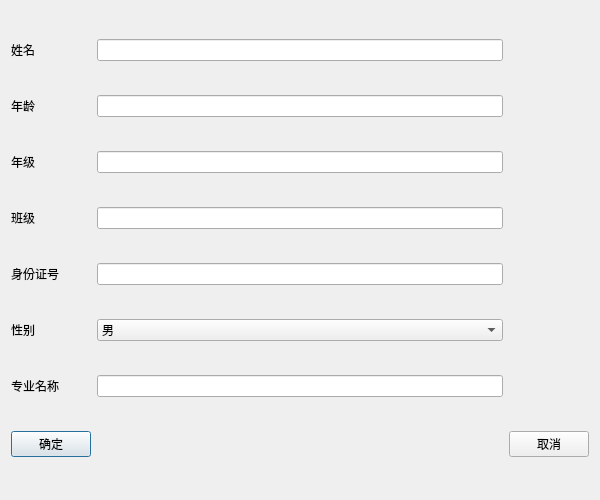
<?xml version="1.0" encoding="UTF-8"?>
<ui version="4.0">
 <class>adcell2_updateStudent</class>
 <widget class="QDialog" name="adcell2_updateStudent">
  <property name="geometry">
   <rect>
    <x>0</x>
    <y>0</y>
    <width>600</width>
    <height>500</height>
   </rect>
  </property>
  <property name="windowTitle">
   <string>Dialog</string>
  </property>
  <layout class="QGridLayout" name="gridLayout">
   <item row="6" column="0">
    <widget class="QLabel" name="label_3">
     <property name="text">
      <string>专业名称</string>
     </property>
    </widget>
   </item>
   <item row="2" column="0">
    <widget class="QLabel" name="label_5">
     <property name="text">
      <string>年级</string>
     </property>
    </widget>
   </item>
   <item row="3" column="1">
    <widget class="QLineEdit" name="classes"/>
   </item>
   <item row="5" column="1">
    <widget class="QComboBox" name="sex">
     <item>
      <property name="text">
       <string>男</string>
      </property>
     </item>
     <item>
      <property name="text">
       <string>女</string>
      </property>
     </item>
    </widget>
   </item>
   <item row="6" column="1">
    <widget class="QLineEdit" name="major"/>
   </item>
   <item row="4" column="1">
    <widget class="QLineEdit" name="identity_id">
     <property name="text">
      <string/>
     </property>
    </widget>
   </item>
   <item row="0" column="0">
    <widget class="QLabel" name="label">
     <property name="text">
      <string>姓名</string>
     </property>
    </widget>
   </item>
   <item row="1" column="0">
    <widget class="QLabel" name="label_4">
     <property name="text">
      <string>年龄</string>
     </property>
    </widget>
   </item>
   <item row="4" column="0">
    <widget class="QLabel" name="label_7">
     <property name="text">
      <string>身份证号</string>
     </property>
    </widget>
   </item>
   <item row="2" column="1">
    <widget class="QLineEdit" name="grade">
     <property name="text">
      <string/>
     </property>
    </widget>
   </item>
   <item row="7" column="0">
    <widget class="QPushButton" name="commitButton">
     <property name="text">
      <string>确定</string>
     </property>
    </widget>
   </item>
   <item row="0" column="1">
    <widget class="QLineEdit" name="name"/>
   </item>
   <item row="5" column="0">
    <widget class="QLabel" name="label_2">
     <property name="text">
      <string>性别</string>
     </property>
    </widget>
   </item>
   <item row="1" column="1">
    <widget class="QLineEdit" name="age"/>
   </item>
   <item row="3" column="0">
    <widget class="QLabel" name="label_6">
     <property name="text">
      <string>班级</string>
     </property>
    </widget>
   </item>
   <item row="7" column="2">
    <widget class="QPushButton" name="cancelButton">
     <property name="text">
      <string>取消</string>
     </property>
    </widget>
   </item>
  </layout>
 </widget>
 <resources/>
 <connections/>
</ui>
